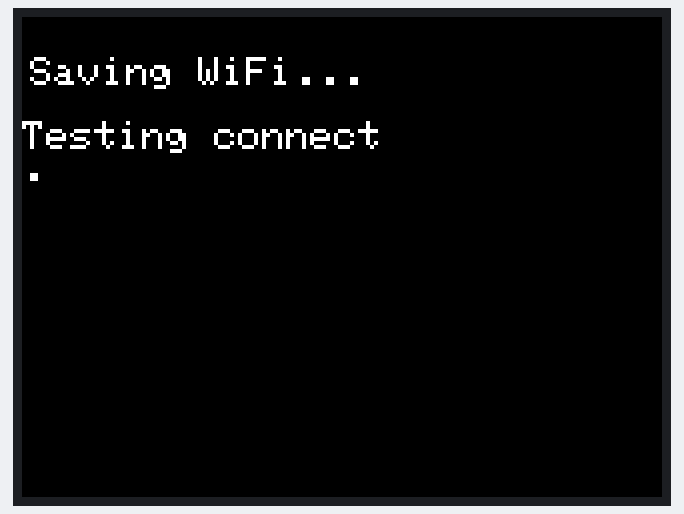
A sketch run on a simulated ESP32. Parts: 320×240 colour display. WiFi joins after 1.5 s; servers stay silent unless stated; EEPROM starts erased.

Above: at 1.8 s.
At 2.9 s:
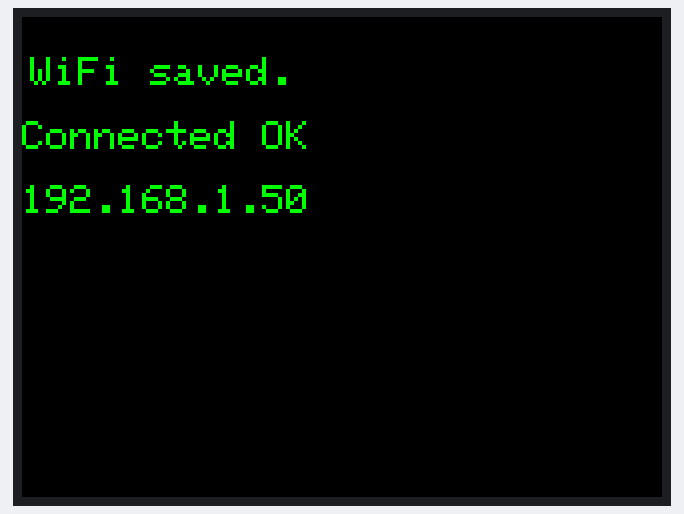

The sketch:

wifi_setup.ino
```cpp
#include <M5Unified.h>
#include <Preferences.h>
#include <WiFi.h>

Preferences prefs;

// Enter local Wi-Fi credentials before flashing this setup sketch.
const char* WIFI_SSID = "";
const char* WIFI_USERNAME = "";
const char* WIFI_PASSWORD = "";

void showMessage(const char* line1, const char* line2 = "", const char* line3 = "", uint16_t color = WHITE) {
  M5.Display.fillScreen(BLACK);
  M5.Display.setCursor(4, 20);
  M5.Display.setTextSize(2);
  M5.Display.setTextColor(color, BLACK);
  M5.Display.println(line1);
  if (strlen(line2) > 0) {
    M5.Display.println();
    M5.Display.println(line2);
  }
  if (strlen(line3) > 0) {
    M5.Display.println();
    M5.Display.println(line3);
  }
}

bool testWiFi() {
  WiFi.mode(WIFI_STA);
  WiFi.disconnect();
  delay(500);
  if (strlen(WIFI_USERNAME) > 0) {
    WiFi.begin(WIFI_SSID, WPA2_AUTH_PEAP, WIFI_USERNAME, WIFI_USERNAME, WIFI_PASSWORD);
  } else {
    WiFi.begin(WIFI_SSID, WIFI_PASSWORD);
  }

  showMessage("Saving WiFi...", "Testing connect");

  for (int i = 0; i < 20; i++) {
    if (WiFi.status() == WL_CONNECTED) {
      return true;
    }
    delay(1000);
    M5.Display.print(".");
  }

  return WiFi.status() == WL_CONNECTED;
}

void setup() {
  auto cfg = M5.config();
  M5.begin(cfg);
  M5.Display.setRotation(1);

  prefs.begin("wifi", false);
  prefs.putUChar("count", 1);
  prefs.putString("ssid0", WIFI_SSID);
  prefs.putString("user0", WIFI_USERNAME);
  prefs.putString("pass0", WIFI_PASSWORD);
  prefs.end();

  if (testWiFi()) {
    String ip = WiFi.localIP().toString();
    showMessage("WiFi saved.", "Connected OK", ip.c_str(), GREEN);
  } else {
    showMessage("WiFi saved.", "Connect failed", "Check SSID/pass", RED);
  }
}

void loop() {
}
```

Measured:
- what the display in image 0 shows lasts 1.1 s, from 1.7 s to 2.8 s
